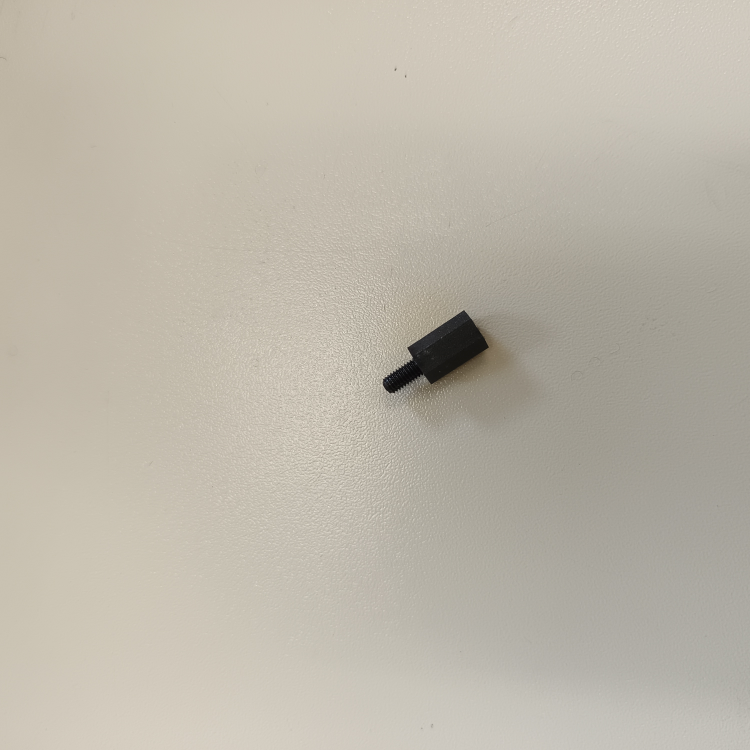
#> input picture driver1.jpg, 3000 x 3000 px (shown at 1/4 size)
$ python DynamicScrew.py
#> lines starting #> are read from the running program, lines starting #| are printed output that depends on the picture; after the words box and inside, x2 and y2 are one past the last pixel; in counts of white or black regions, pixels touching at a corner belong together
import cv2
import numpy as np
import random
from tkinter import Tk, filedialog

# Upload image with a file picker
def upload_image():
    root = Tk()
    root.withdraw()  # Hide the main Tk window
    file_path = filedialog.askopenfilename(
        title="Select an Image",
        filetypes=[("Image files", "*.jpg *.jpeg *.png *.bmp *.tiff")]
    )
#> the answer given: driver1.jpg
    if not file_path:
        print("❌ No file selected.")
        return None
    image = cv2.imread(file_path)
#> image is the input picture: shape (3000, 3000, 3); mean B, G, R 170.1, 182.7, 188.7
    if image is None:
        print("❌ Failed to load image.")
    return image

# Dynamic image processing
def process_dynamicImage(image):
    if image is None:
        return

    max_width = 800
    height, width = image.shape[:2]
#> height = 3000; width = 3000
    if width > max_width:
        scaling_factor = max_width / width
#> scaling_factor = 0.267
        image = cv2.resize(image, (int(width * scaling_factor), int(height * scaling_factor)))
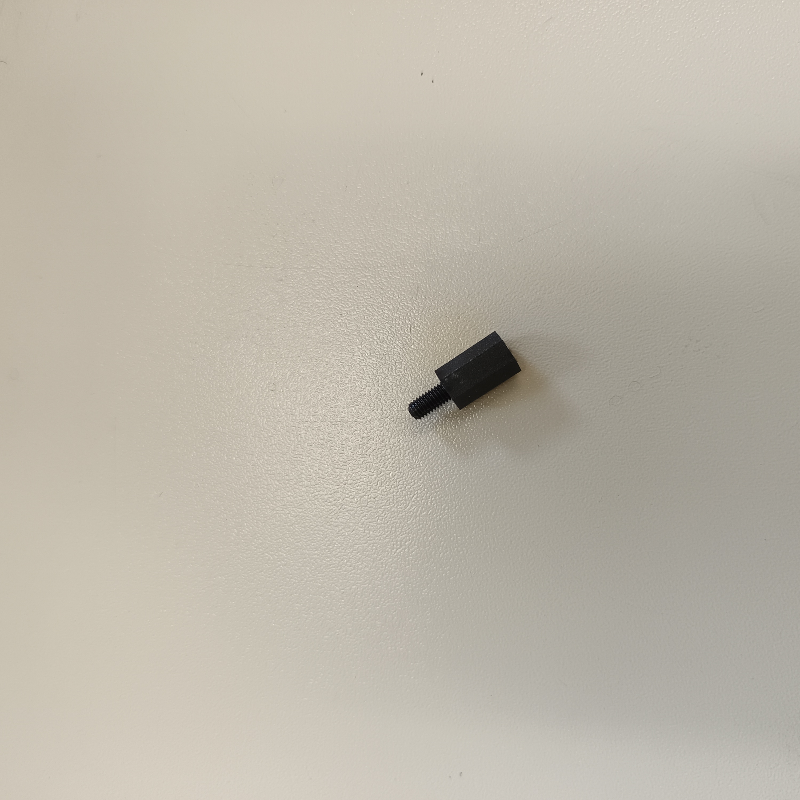
#> image: shape (800, 800, 3); mean of channels 0, 1, 2 170, 182.6, 188.6; drawn as B, G, R

    gray = cv2.cvtColor(image, cv2.COLOR_BGR2GRAY)
    blurred = cv2.GaussianBlur(gray, (7, 7), 0)
    _, thresh = cv2.threshold(blurred, 100, 255, cv2.THRESH_BINARY)
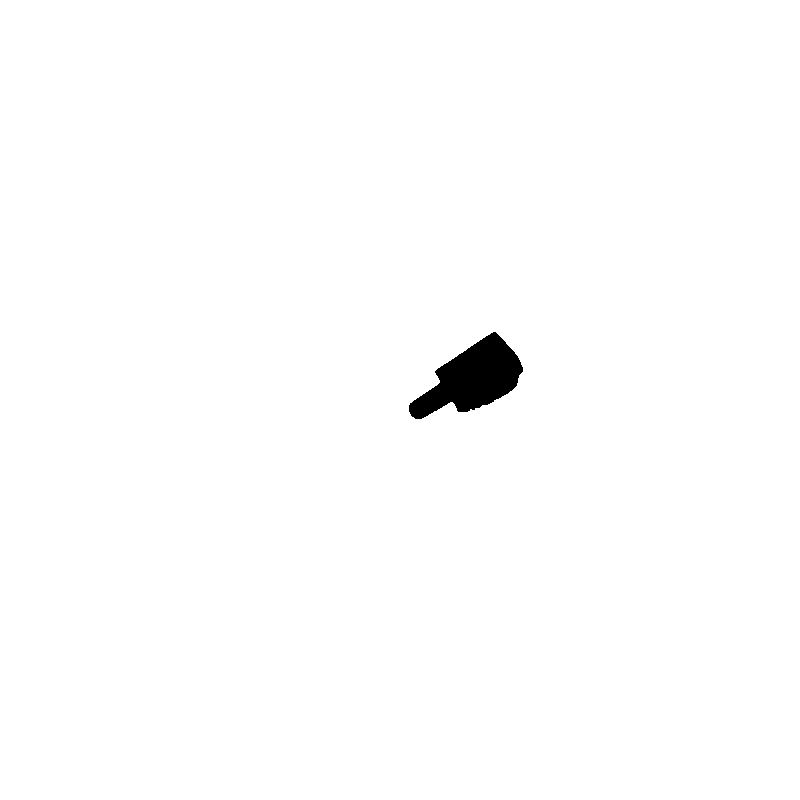
#> thresh: shape (800, 800); 99.2% white; 1 black region, box (x1, y1, x2, y2) and area: (409, 332, 523, 419) 5088
    edges = cv2.Canny(thresh, 50, 200)
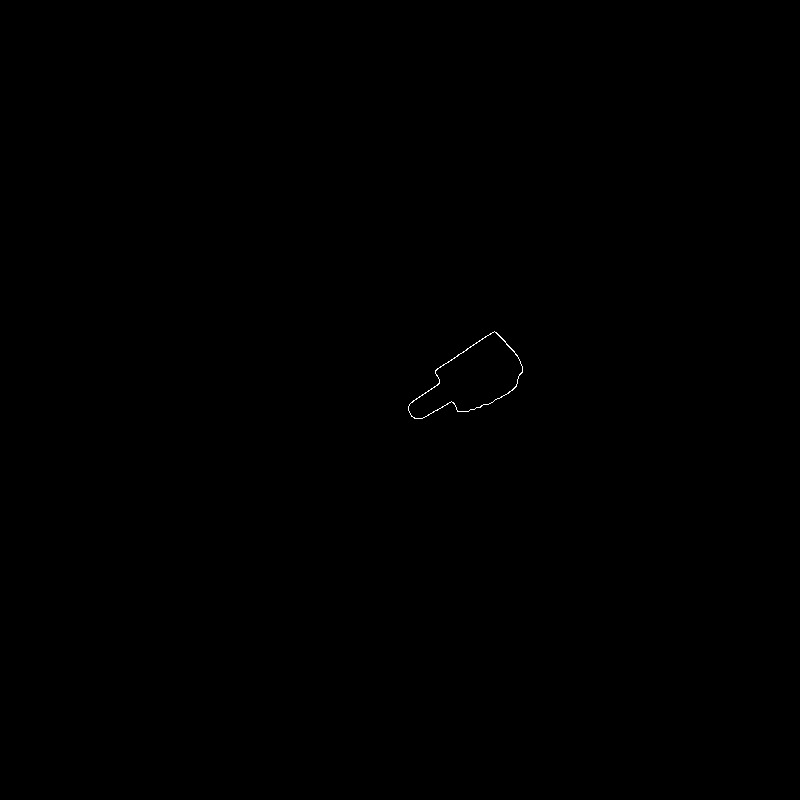
#> edges: shape (800, 800); 0.05% white in thin lines or dots, all inside (x1, y1, x2, y2) = (408, 331, 523, 419)
    thresh = cv2.morphologyEx(edges, cv2.MORPH_CLOSE, np.ones((3, 3), np.uint8))
    contours, _ = cv2.findContours(thresh, cv2.RETR_EXTERNAL, cv2.CHAIN_APPROX_SIMPLE)
#> contours = 1 contour; box (x1, y1, x2, y2) and area: (408, 331, 523, 419) 5109

    size_groups = []
    for contour in contours:
        area = cv2.contourArea(contour)
        if area < 100:
            continue
        for idx, (group_area, count) in enumerate(size_groups):
            if abs(group_area / count - area) <= 500:
                size_groups[idx] = (group_area + area, count + 1)
                break
        else:
            size_groups.append((area, 1))
#> this loop made 1 pass
#> area on pass 1: 5109
#> after the loop, size_groups = [(5109, 1)]

    colors = [tuple(random.sample(range(256), 3)) for _ in size_groups]
#> colors = [(197, 215, 20)]
    output = image.copy()
    for contour in contours:
        area = cv2.contourArea(contour)
        if area < 100:
            continue
        for idx, (group_area, count) in enumerate(size_groups):
            if abs(group_area / count - area) <= 800:
                cv2.drawContours(output, [contour], -1, colors[idx], 2)
                M = cv2.moments(contour)
                if M["m00"]:
                    cX, cY = int(M["m10"] / M["m00"]), int(M["m01"] / M["m00"])
                    cv2.putText(output, chr(65 + idx), (cX, cY),
                                cv2.FONT_HERSHEY_SIMPLEX, 0.5, colors[idx], 2)
                break
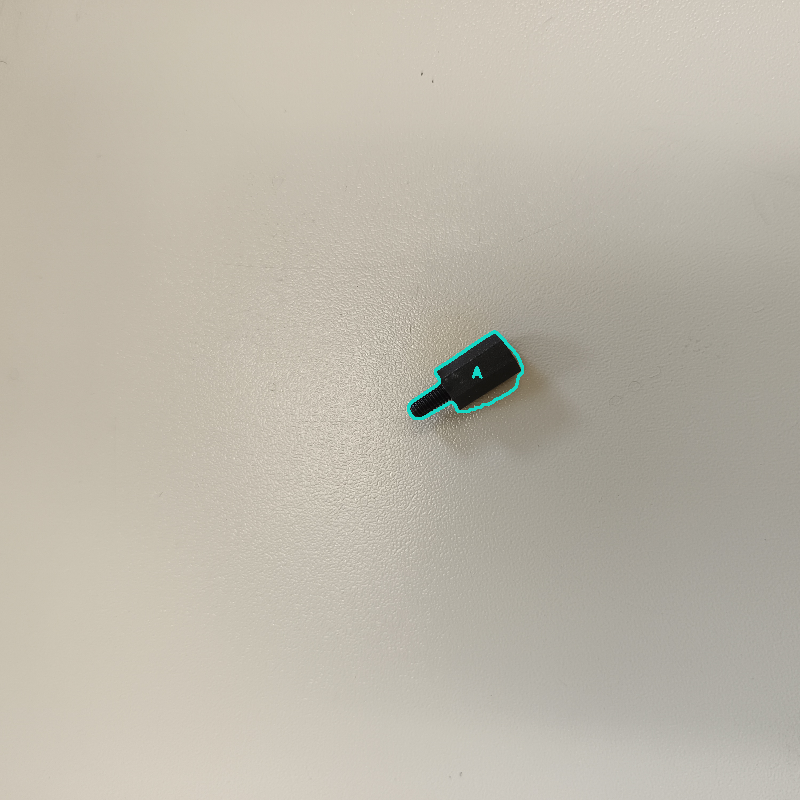
#> output: shape (800, 800, 3); 0.19% of pixels changed, all inside (x1, y1, x2, y2) = (407, 330, 524, 420); drawn as B, G, R

    for i, (area, count) in enumerate(size_groups):
        mean_area = area / count
        cv2.putText(output, f"Size {chr(65+i)}: {count} (Mean Area: {mean_area:.1f})",
                    (10, 30 + i * 30),
                    cv2.FONT_HERSHEY_SIMPLEX, 0.8, colors[i], 2)
#> this loop made 1 pass
#> (area, count, mean_area) on pass 1: (5109, 1, 5109)
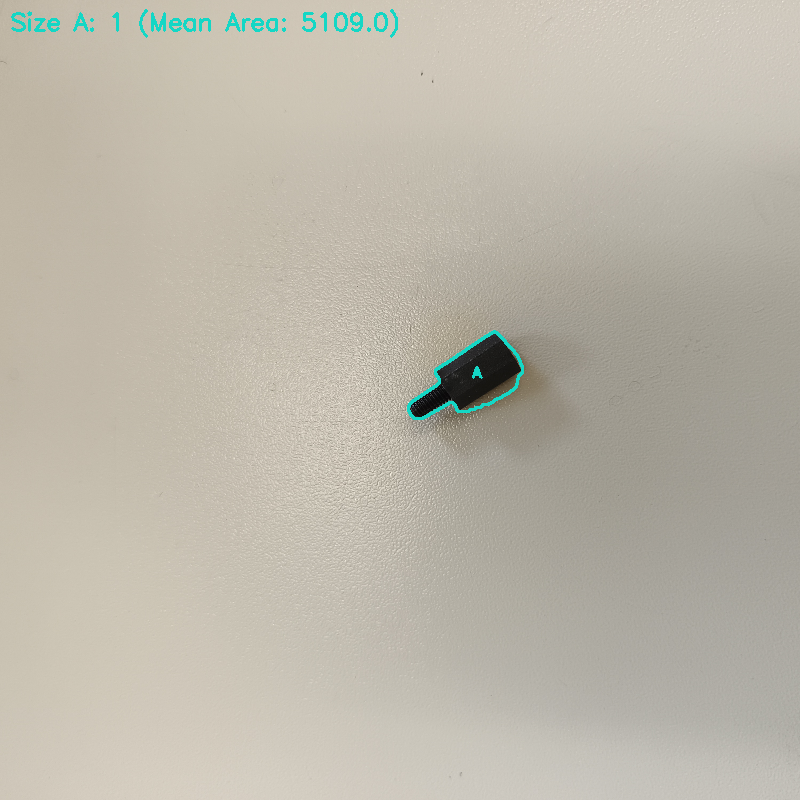
#> output: shape (800, 800, 3); 0.38% of pixels changed, all inside (x1, y1, x2, y2) = (11, 9, 398, 38); drawn as B, G, R

    cv2.imshow("Dynamic Object Classification", output)
    cv2.waitKey(0)
    cv2.destroyAllWindows()

def main():
    image = upload_image()
    process_dynamicImage(image)

if __name__ == "__main__":
    main()
